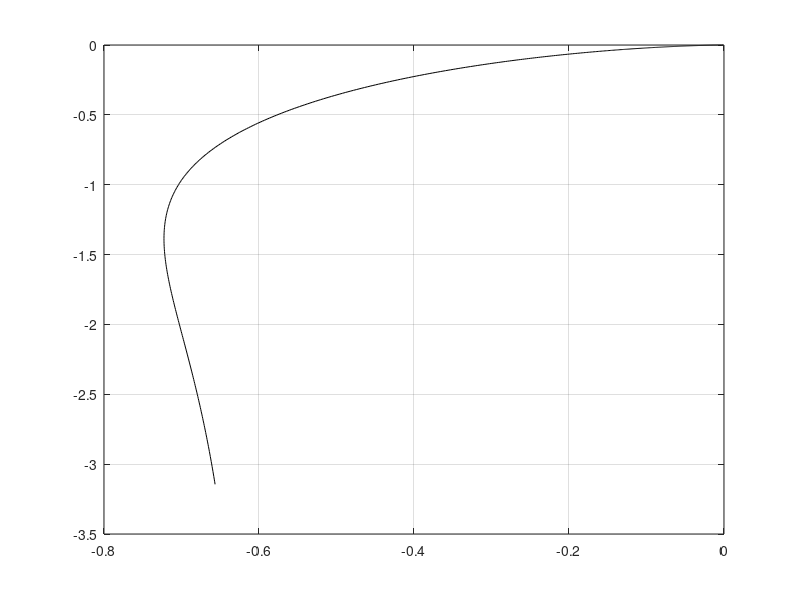
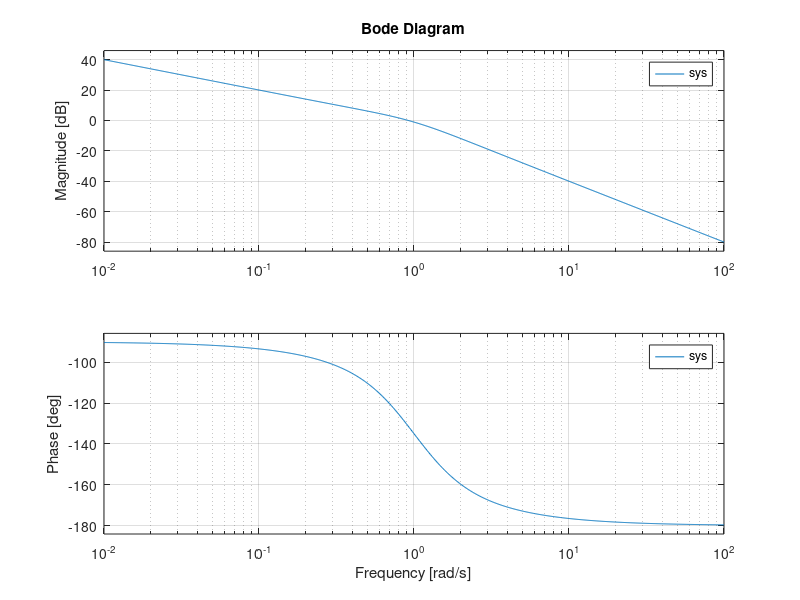
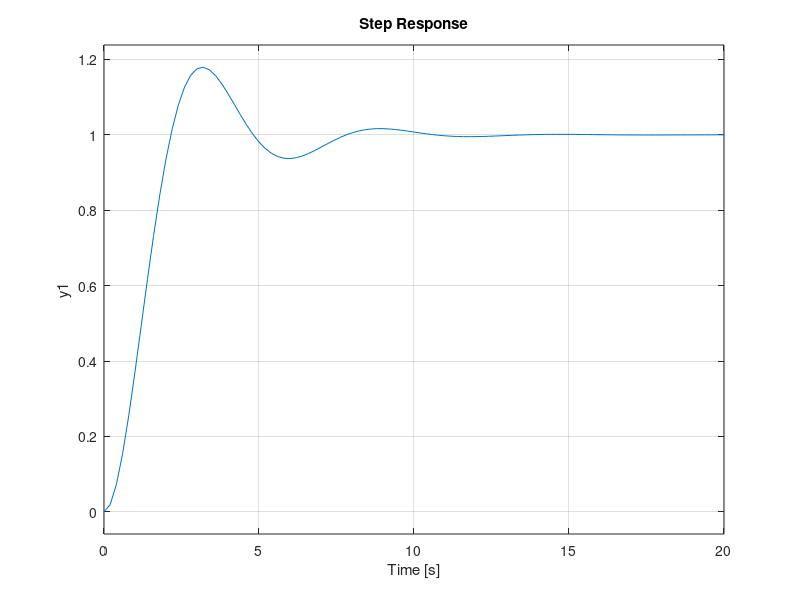

Recreate these plots in MATLAB, in order.
%%%%%%%%%%%%%%%%%%%%%%%%%%%%%%%%%%%%%%%%%%%%%
%% 《控制之美-卷一(第二版)》 代码
%% 作者：王天威
%% 清华大学出版社
%% 程序名称：9-3_GM_PM_Controller_Design.m
%% 程序功能：基于裕度分析的控制器设计
%%%%%%%%%%%%%%%%%%%%%%%%%%%%%%%%%%%%%%%%%%%%%
%% 程序初始化，清空工作空间，缓存，
clear all;
close all;
clc;
% 读取Octave控制数据库（注：如使用Matlab，可删除或注释掉本行代码）
pkg load control
% 定义系统模型
% 定义系统传递函数
s = tf('s');
Gs = tf([1],[1 1.6 1]);
% 定义反馈传递函数，尝试Hs=1 和 Hs=1/s+1两种，请注释其中一个
Hs = 1;
% Hs = 1/(s+1);
% 定义控制器，请尝试不同控制器
Cs = pid(1, 1 , 0);
% 定义开环系统
sys = Cs*Gs*Hs;
% 绘制Nyquist图
figure(1, 'position',[200 200 600 600]);
[re, im, w]= nyquist(sys);
plot(re(:), im(:), 'k');
grid on;
% 绘制伯德图
figure(2, 'position',[200 200 600 600]);
bode(sys)
% 绘制回馈系统的单位阶跃响应
figure(3, 'position',[200 200 600 400]);
step(feedback(Cs*Gs,Hs))
% 计算裕度
[Gm, phi, w_gamma, w_phi] = margin (sys)
Gm_dB = 20*log10(Gm)
